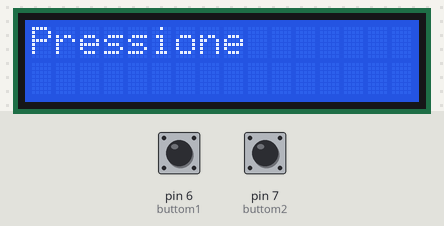
Recording of a sketch running on a simulated Arduino Uno, built with avr-gcc and run on an emulated ATmega328P. Parts: 16×2 character LCD. Inputs (shaded band) come from the test bench; at power-on: pin 6 (buttom1) HIGH, pin 7 (buttom2) HIGH.

Above: at 1.2 s.
1.3 s: pin 6 (buttom1) pulled LOW for 0.15 s
At 2.3 s:
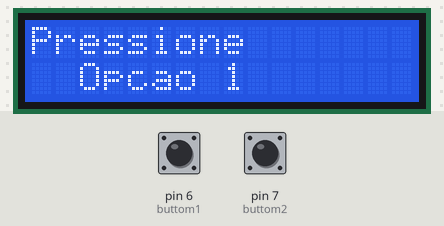
2.9 s: pin 7 (buttom2) pulled LOW for 0.15 s
At 3.5 s:
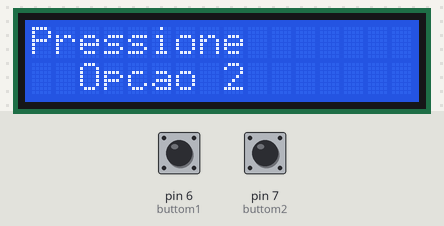
Timing chart, 0 to 5.9 s (numbered marks = the images above; inputs shaded):
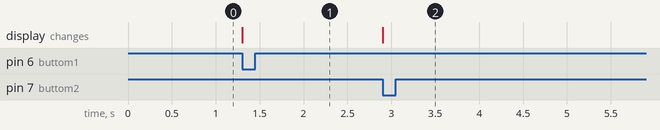

The sketch:

ent_digi.ino
```cpp
#include <LiquidCrystal.h> //Incluimos a biblioteca do LCD

#define  buttom1  6 //botao 1 no pino digital 6
#define  buttom2  7 //botao 2 no pino digital 7

LiquidCrystal lcd(12, 11, 5, 4, 3, 2); //Mapeamos o hardware do lcd

int b1 = 0, b2 = 0; //Testar o nível lógico de cada entrada (botão)

void setup()
{
  pinMode(buttom1, INPUT);
  pinMode(buttom2, INPUT);

  lcd.begin(16,2);
  lcd.print("Pressione");
}

void loop()
{
  b1 = digitalRead(buttom1);
  b2 = digitalRead(buttom2);

  if(b1 == LOW) //O botão 1 foi pressionado?
  {
    lcd.setCursor(2,1);
    lcd.print("Opcao 1");
  }

  if(b2 == LOW)
  {
    lcd.setCursor(2,1);
    lcd.print("Opcao 2");
  }


}
```

Measured:
- after the input at 1.3 s, the display: changes at once (image 1)
- after the input at 2.9 s, the display: changes at once (image 2)
